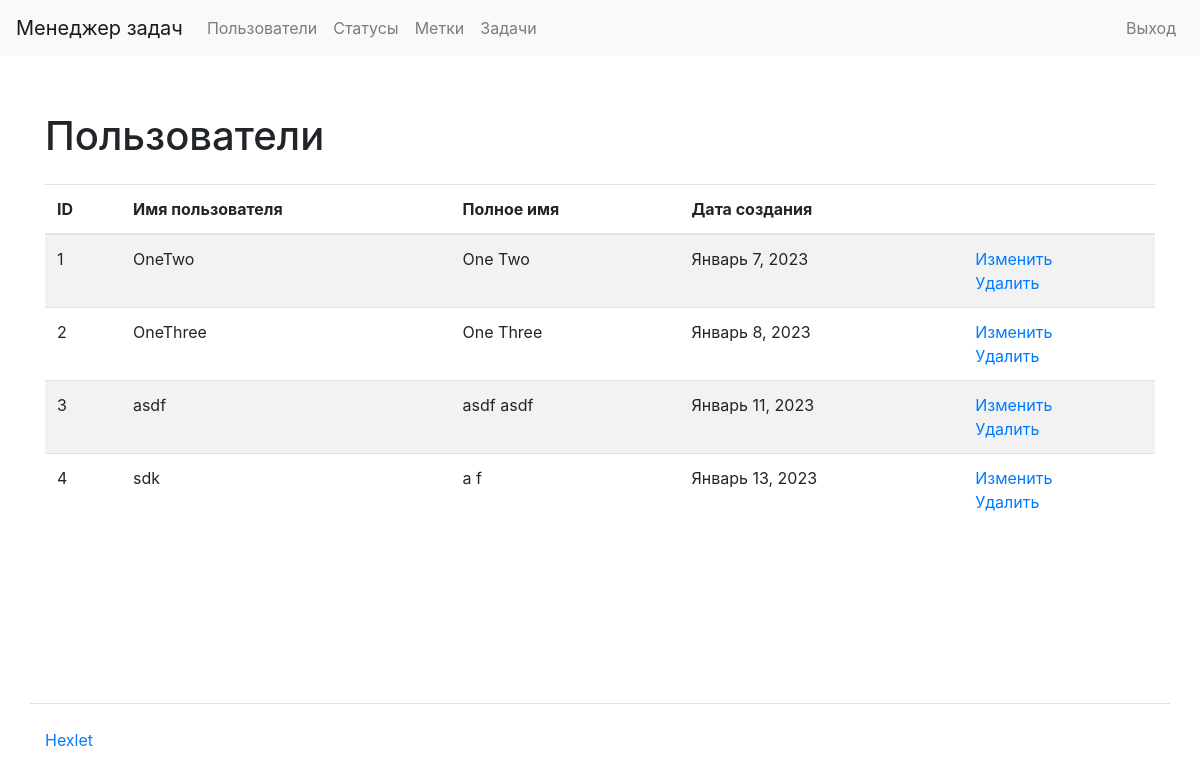
Page /users/ (signed in) on the committed database.
### task_manager/users/models.py (models this page shows)
class CustomUser(AbstractUser):
    def __str__(self):
        return self.get_full_name()

### task_manager/users/views.py (the view)
# urls.py: path('', views.UsersListView.as_view(), name='users_index'),
class UsersListView(ListView):
    model = get_user_model()
    template_name = 'users/index.html'

### task_manager/templates/users/index.html (shortened to what this page needs)
{% extends "index.html" %}
{% load bootstrap4 %}
{% load i18n %}
{% block content %}
<div class="container wrapper flex-grow-1">
    <h1 class="my-4">
        {% trans "Users" %}
    </h1>
    <table class="table table-striped">
        <thead>
            <tr>
                <th>ID</th>
                <th>{% trans "Username" %}</th>
                <th>{% trans "Full name" %}</th>
                <th>{% trans "Creation date" %}</th>
                <th></th>
            </tr>
        </thead>
        <tbody>
            {% for user in object_list %}
            <tr>
                <td>{{ user.id }}</td>
                <td>{{ user.username }}</td>
                <td>{{ user.get_full_name }}</td>
                <td>{{ user.date_joined|date:"F j, Y" }}</td>
                <td>
                    <a href="{% url 'users_update' pk=user.id %}">
                        {% trans "Update" %}
                    </a>
                    <br/>
                    <a href="{% url 'users_update' pk=user.id %}">
                        {% trans "Delete" %}
                    </a>
                </td>
            </tr>
            {% endfor %}
        </tbody>
    </table>
</div>
{% endblock %}

### rows in the picture
CustomUser: id "1", username "OneTwo", get_full_name "One Two", date_joined "Январь 7, 2023"
CustomUser: id "2", username "OneThree", get_full_name "One Three", date_joined "Январь 8, 2023"
CustomUser: id "3", username "asdf", get_full_name "asdf asdf", date_joined "Январь 11, 2023"
CustomUser: id "4", username "sdk", get_full_name "a f", date_joined "Январь 13, 2023"
